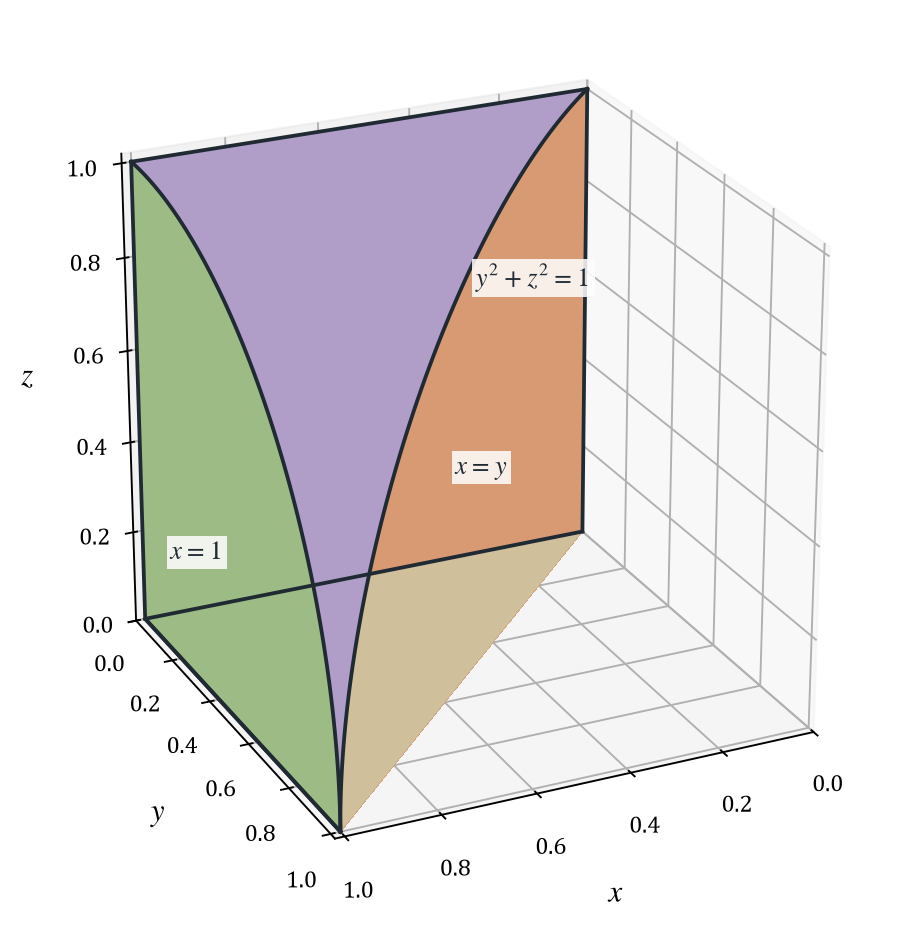

This figure's Python source:
"""Draw the wedge cut from the quarter cylinder by the planes x = y and x = 1.

The solid has five faces. The plane x = 1 and the plane x = y cut the quarter
cylinder y**2 + z**2 <= 1 into two quarter disks; the plane y = 0 and the plane z = 0
close the wedge. The faces are drawn in depth order for the camera of the figure.
The figure is stored as a PNG file and as a Base64 text file.
"""

import base64
from pathlib import Path

import matplotlib
import numpy as np

matplotlib.use("Agg")
import matplotlib.pyplot as plt
from mpl_toolkits.mplot3d.art3d import Poly3DCollection

plt.rcParams["font.family"] = "serif"
plt.rcParams["font.serif"] = ["Cambria", "Times New Roman", "DejaVu Serif"]
plt.rcParams["mathtext.fontset"] = "stix"

OUTPUT_DIRECTORY = Path(__file__).resolve().parent
ELEVATION = 24.0
AZIMUTH = 65.0


def build_faces():
    """Return the five boundary faces as coordinate arrays with their colors."""

    angle = np.linspace(0.0, np.pi / 2.0, 120)
    radius = np.linspace(0.0, 1.0, 60)
    angle_grid, radius_grid = np.meshgrid(angle, radius)
    distance = np.linspace(0.0, 1.0, 60)
    angle_cylinder, distance_grid = np.meshgrid(angle, distance)
    cos_angle = np.cos(angle_cylinder)
    return {
        "wall": (np.array([[0.0, 0.0, 0.0], [1.0, 0.0, 0.0], [1.0, 0.0, 1.0], [0.0, 0.0, 1.0]]),
                 "#8fb0c9"),
        "base": (np.array([[0.0, 0.0, 0.0], [1.0, 0.0, 0.0], [1.0, 1.0, 0.0]]), "#cfbf9a"),
        "cap_right": (np.stack([np.ones_like(angle_grid),
                                radius_grid * np.cos(angle_grid),
                                radius_grid * np.sin(angle_grid)]), "#9dbb85"),
        "cap_slant": (np.stack([radius_grid * np.cos(angle_grid),
                                radius_grid * np.cos(angle_grid),
                                radius_grid * np.sin(angle_grid)]), "#d79a72"),
        "cylinder": (np.stack([cos_angle + distance_grid * (1.0 - cos_angle),
                               cos_angle,
                               np.sin(angle_cylinder)]), "#b09ec9"),
    }


figure = plt.figure(figsize=(7.0, 5.6))
axes = figure.add_axes([0.02, 0.02, 0.96, 0.92], projection="3d")
figure.patch.set_facecolor("white")
axes.computed_zorder = False

view_direction = np.array([
    np.cos(np.radians(ELEVATION)) * np.cos(np.radians(AZIMUTH)),
    np.cos(np.radians(ELEVATION)) * np.sin(np.radians(AZIMUTH)),
    np.sin(np.radians(ELEVATION)),
])
faces = build_faces()
centroids = {name: face[0].reshape(3, -1).mean(axis=1) for name, face in faces.items()}
for depth_rank, name in enumerate(sorted(faces, key=lambda key: float(centroids[key] @ view_direction))):
    coordinates, color = faces[name]
    if coordinates.ndim == 2:
        polygon = Poly3DCollection([coordinates.tolist()], facecolor=color, edgecolor="none",
                                   alpha=1.0, zorder=depth_rank + 1)
        axes.add_collection3d(polygon)
    else:
        axes.plot_surface(coordinates[0], coordinates[1], coordinates[2], color=color,
                          alpha=1.0, linewidth=0.0, antialiased=False, shade=False,
                          zorder=depth_rank + 1)

outline_color = "#1f2a33"
outline_width = 1.6
angle = np.linspace(0.0, np.pi / 2.0, 120)
for edge_x, edge_y, edge_z in [
    ([0.0, 1.0, 1.0], [0.0, 0.0, 1.0], [0.0, 0.0, 0.0]),
    ([0.0, 0.0], [0.0, 0.0], [0.0, 1.0]),
    ([0.0, 1.0], [0.0, 0.0], [1.0, 1.0]),
    ([1.0, 1.0], [0.0, 0.0], [0.0, 1.0]),
    ([1.0, 1.0], [0.0, 1.0], [0.0, 0.0]),
]:
    axes.plot(edge_x, edge_y, edge_z, color=outline_color, linewidth=outline_width, zorder=20)
axes.plot(np.ones_like(angle), np.cos(angle), np.sin(angle), color=outline_color,
          linewidth=outline_width, zorder=20)
axes.plot(np.cos(angle), np.cos(angle), np.sin(angle), color=outline_color,
          linewidth=outline_width, zorder=20)

label_box = {"facecolor": "white", "edgecolor": "none", "alpha": 0.85, "pad": 1.5}
for text, position in [
    ("$x=1$", (1.0, 0.30, 0.28)),
    ("$x=y$", (0.45, 0.45, 0.42)),
    ("$y^2+z^2=1$", (0.44, 0.66, 0.90)),
]:
    axes.text(*position, text, fontsize=11, zorder=30, ha="center", va="center",
              bbox=label_box, color="#1f2a33")

axes.set_xlabel("$x$", fontsize=13, labelpad=9)
axes.set_ylabel("$y$", fontsize=13, labelpad=9)
axes.set_zlabel("$z$", fontsize=13, labelpad=9)
axes.set_xlim(0.0, 1.02)
axes.set_ylim(0.0, 1.02)
axes.set_zlim(0.0, 1.02)
axes.set_box_aspect((1.0, 1.0, 1.0))
axes.view_init(elev=ELEVATION, azim=AZIMUTH)
axes.tick_params(labelsize=10)

output_path = OUTPUT_DIRECTORY / "part1_figure1.png"
figure.savefig(output_path, dpi=170, bbox_inches="tight", facecolor="white")
plt.close(figure)

encoded = base64.b64encode(output_path.read_bytes()).decode("ascii")
base64_path = OUTPUT_DIRECTORY / "part1_figure1.b64.txt"
base64_path.write_text(encoded, encoding="ascii")
print(f"saved {output_path.name} and {base64_path.name} ({len(encoded)} base64 characters)")
